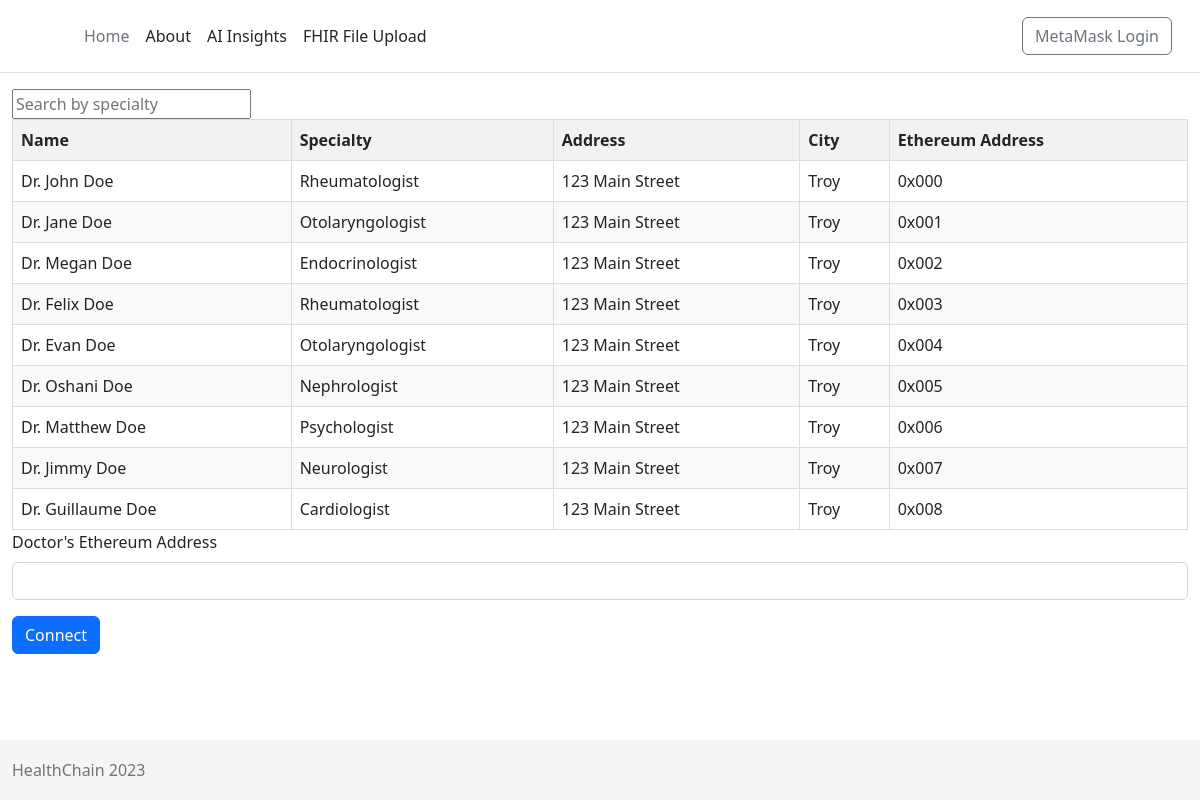
The page /providers/ (signed in) on the database as committed earlier.
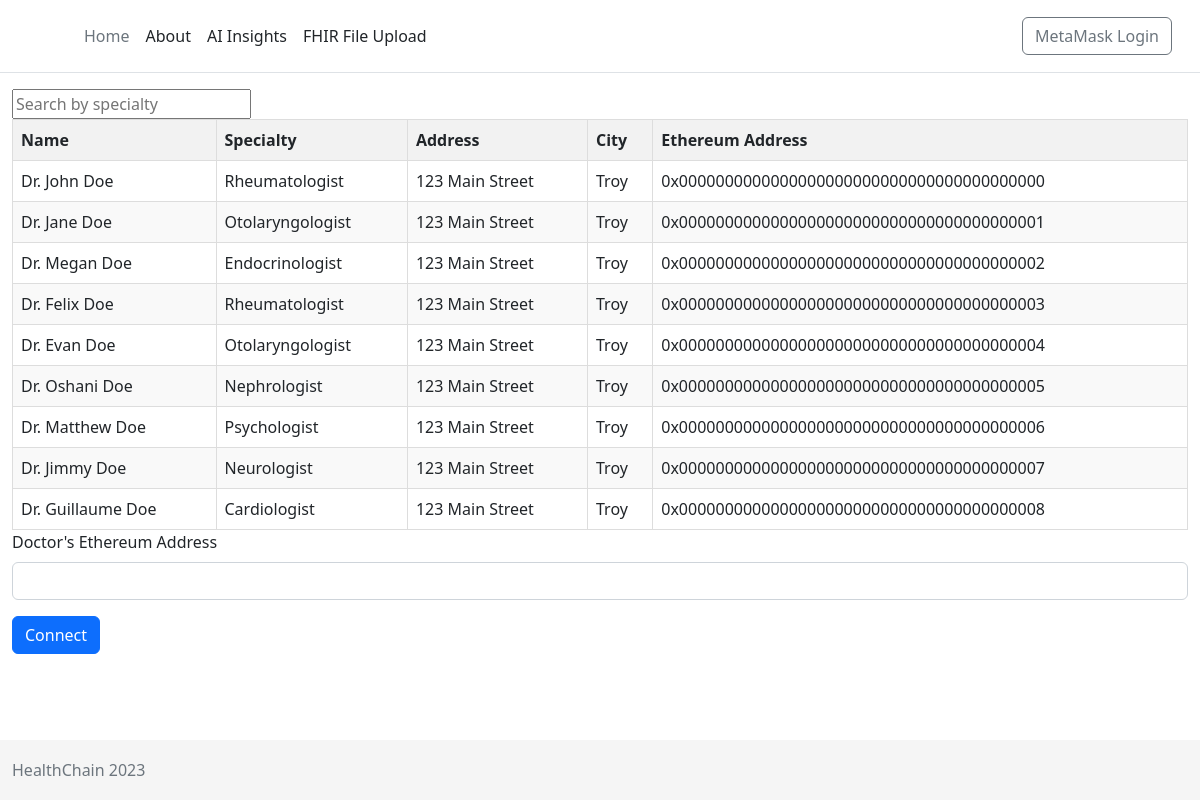
The same page on the database as committed later.
### accounts/models.py (models this page shows, shortened)
class NewUser(AbstractUser):
    name = models.CharField(max_length=100)
    phone = models.CharField(max_length=100)
    address = models.CharField(max_length=100)
    city = models.CharField(max_length=100)
    specialty = models.CharField(max_length=100, blank=True)
    country = models.CharField(max_length=100)
    year = models.CharField(max_length=100)

### pages/views.py (the view)
# urls.py: path('providers/', providers, name='providers'),
@login_required
def providers(request):
    context = {
    'user': NewUser.objects.all(),
    'users': NewUser.objects.exclude(specialty__isnull=True).exclude(specialty='')}
    if request.method == 'POST':
        form = connectForm(request.POST, instance=request.user)
        if form.is_valid():
            form.save()
            return redirect('providers')
    else:
        form = connectForm(instance=request.user)
    context['form'] = form
    return render(request, 'providers.html', context)

### accounts/forms.py
class connectForm(forms.ModelForm):
    class Meta:
        model = NewUser
        fields = ('address',)
        labels = {
            'address': 'Doctor Eth Address',
        }
    def __init__(self, *args, **kwargs):
        super(connectForm, self).__init__(*args, **kwargs)
        self.fields['address'].required = False
        self.fields['address'].widget.attrs['placeholder'] = '0x...'

### templates/providers.html (shortened to what this page needs)
{% extends '_base.html' %}
{% block content %}
<input type="text" id="searchInput" placeholder="Search by specialty">
<table>
    <thead>
        <tr>
            <th>Name</th>
            <th>Specialty</th>
            <th>Address</th>
            <th>City</th>
            <th>Ethereum Address</th>
        </tr>
    </thead>
    <tbody id="tableBody">
        {% for user in users %}
        <tr>
            <td>{{ user.name }}</td>
            <td>{{ user.specialty }}</td>
            <td>{{ user.address }}</td>
            <td>{{ user.city }}</td>
            <td>{{ user.username }}</td>
        </tr>
        {% endfor %}
    </tbody>
</table>
<form method="POST" action="/">
    <div class="mb-3">
        <label for="username" class="form-label">Doctor's Ethereum Address</label>
        <input type="text" class="form-control" id="username" name="username">
    </div>
    <button type="submit" class="btn btn-primary">Connect</button>
{% endblock %}

Rows that differ between the two databases and show on the page:
changed NewUser "Dr. John Doe": username "0x000" → "0x0000000000000000000000000000000000000000"
changed NewUser "Dr. Jane Doe": username "0x001" → "0x0000000000000000000000000000000000000001"
changed NewUser "Dr. Megan Doe": username "0x002" → "0x0000000000000000000000000000000000000002"
changed NewUser "Dr. Felix Doe": username "0x003" → "0x0000000000000000000000000000000000000003"
changed NewUser "Dr. Evan Doe": username "0x004" → "0x0000000000000000000000000000000000000004"
changed NewUser "Dr. Oshani Doe": username "0x005" → "0x0000000000000000000000000000000000000005"
changed NewUser "Dr. Matthew Doe": username "0x006" → "0x0000000000000000000000000000000000000006"
changed NewUser "Dr. Jimmy Doe": username "0x007" → "0x0000000000000000000000000000000000000007"
changed NewUser "Dr. Guillaume Doe": username "0x008" → "0x0000000000000000000000000000000000000008"
